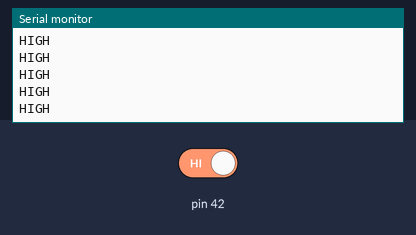
A sketch run on a simulated Arduino Mega 2560, built with avr-gcc and run on an emulated ATmega2560. On the bench: the last lines printed to the serial monitor. Inputs (shaded band) come from the test bench; at power-on: pin 42 HIGH.

Above: at 1.2 s.
1.3 s: pin 42 driven LOW
At 2.0 s:
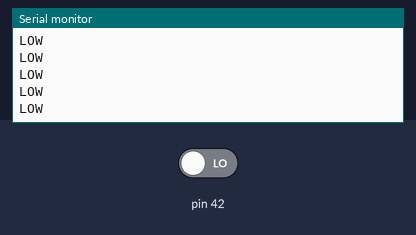
3.2 s: pin 42 driven HIGH
At 4.0 s:
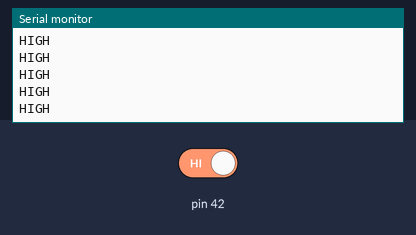
9.2 s: pin 42 driven LOW
At 9.9 s:
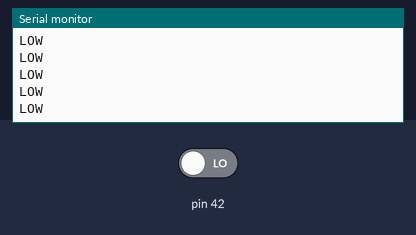

Measured:
- after the input at 1.3 s, the serial monitor: prints a new line after 0.08 s (image 1)
- after the input at 9.2 s, the serial monitor: prints a new line after 0.08 s (image 3)

The sketch:

tracking.ino
```cpp
void setup()
{
  pinMode(42, INPUT);
  Serial.begin(9600);
}

void loop()
{
  if(digitalRead(42) == LOW)
  {
    Serial.println("LOW    ");
  }
  else
  {
    Serial.println("HIGH   ");
  }
}
```
